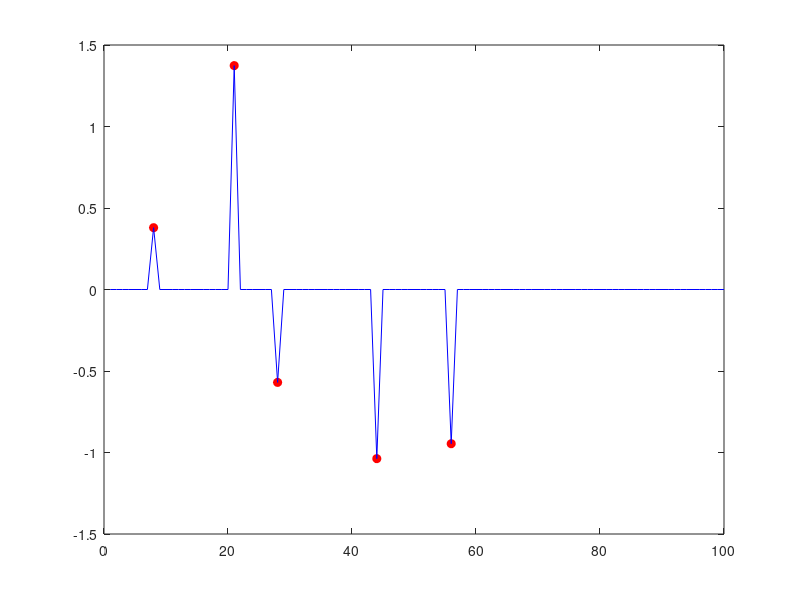

The MATLAB script that drew this image:
% Figure - NONE
% =========================================
% This script shows the IRLS (exact case) in practice, showing the 
% result after each iteration. Change s (line 7 ion the code) to see the 
% difference in behavior).
% Comment: Notice that this differs from the IRLS for the noisy case
%                 as described in Chapter 5.

% Prepare the problem Ax=b with sparse solution x
n=50; m=100; s=5; 
A=randn(n,m); 
A=A*diag(1./sqrt(diag(A'*A))); 
x_true=zeros(m,1); 
pos=randperm(m); 
x_true(pos(1:s))=randn(s,1); 
b=A*x_true;

% Solve the damn thing using IRLS
x=ones(m,1); % initialization
XX=eye(m); 

p=1; % refers to L0
p=0.5; % refers to L1

for k=1:1:20, 
    XX2=XX*XX; 
    x=XX2*A'*pinv(A*XX2*A')*b;
    XX=diag(abs(x).^p); 
    disp(['Iteration ',num2str(k),...
            ':    ||Ax-b||^2=',num2str((A*x-b)'*(A*x-b)),...
            ',    ||x-x_t||^2=',num2str((x-x_true)'*(x-x_true)),...
            '     ||x||_1=',num2str(sum(abs(x))),... 
            '     prod(x)=',num2str(exp(sum(log(abs(x)))/m))]);
    figure(1); clf; 
    pos=find(x_true ~=0); 
    h=plot(pos,x_true(pos),'or'); 
    set(h,'MarkerFaceColor','r'); 
    hold on; 
    plot(x,'b'); 
    pause  
end;